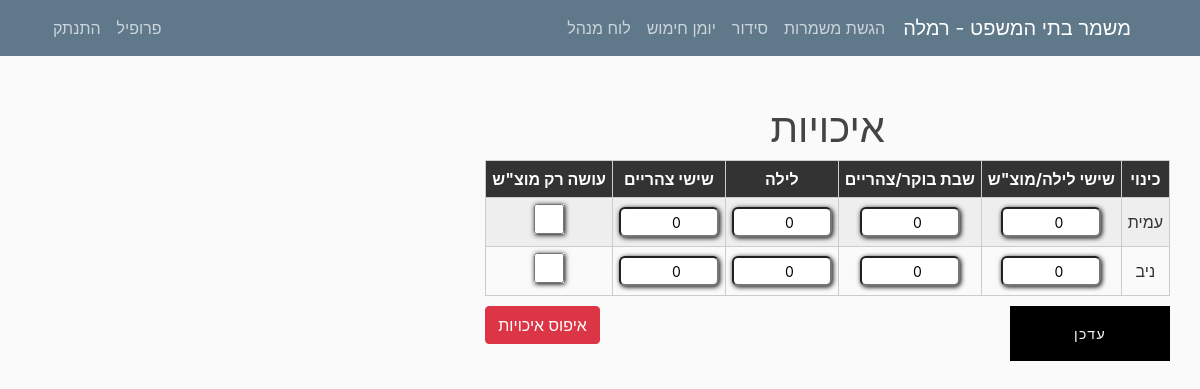
The page /quality/list/ (signed in) on the database as committed earlier.
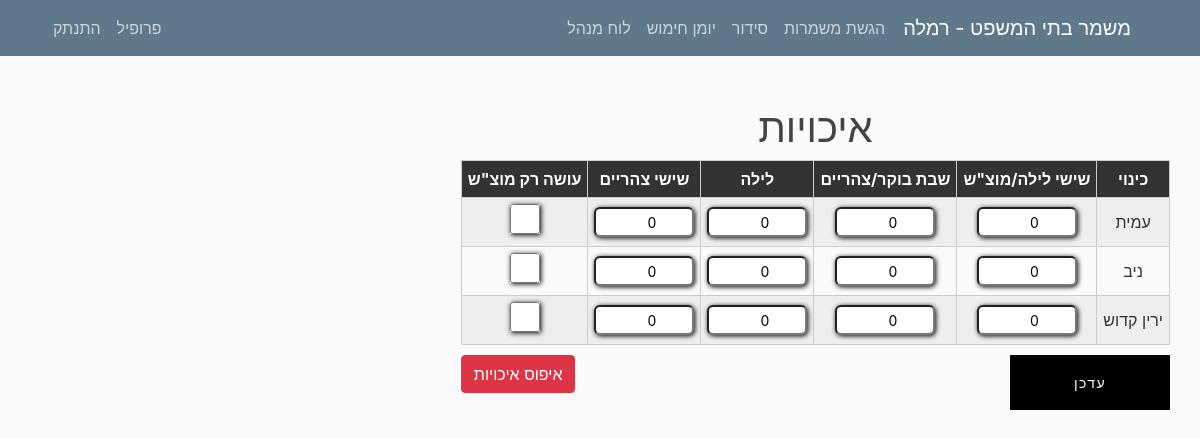
The same page on the database as committed later.
### mishmar/models.py (models this page shows, shortened)
class Settings(models.Model):
    submitting = models.BooleanField(default=True, verbose_name="ניתן להגיש/לשנות הגשות")
    pin_code = models.IntegerField(default=1234, verbose_name="קוד זיהוי")
    officer = models.CharField(max_length=20, verbose_name="קצין מתקן")
    city = models.CharField(max_length=100, verbose_name="עיר")
    max_seq0 = models.IntegerField(default=2, verbose_name="מספר רצפים מקסימלי לילה לצהריים")
    max_seq1 = models.IntegerField(default=2, verbose_name="מספר רצפים מקסימלי צהריים לבוקר")
    version = models.CharField(max_length=10, default="1.0", verbose_name="גרסה")
    friday_morning = models.BooleanField(default=False, verbose_name="שישי בוקר נחשב במינימום הגשות?", blank=True)
    friday_noon = models.BooleanField(default=False, verbose_name="שישי בצהריים נחשב במינימום הגשות?", blank=True)
    num_mags = models.PositiveIntegerField(default=3, verbose_name="מספר מחסניות")
    hand_cuffs = models.PositiveIntegerField(default=8, verbose_name="מספר אזיקים")
    num_mag_cases = models.PositiveIntegerField(default=8, verbose_name="מספר פונדות")
    num_gun_cases = models.PositiveIntegerField(default=8, verbose_name="מספר נרתיקים")

### users/models.py (models this page shows, shortened)
class UserSettings(models.Model):
    user = models.OneToOneField(User, on_delete=models.CASCADE)
    nickname = models.CharField(default="אין", max_length=20, verbose_name="כינוי", blank=True)
    night = models.IntegerField(default=0, verbose_name="לילה")
    sat_night = models.IntegerField(default=0, verbose_name="שישי לילה/מוצ\"ש")
    fri_noon = models.IntegerField(default=0, verbose_name="שישי צהריים")
    sat_morning = models.IntegerField(default=0, verbose_name="שבת בוקר/צהריים")
    image = models.TextField(default="", verbose_name="תמונה", blank=True)
    sat = models.BooleanField(default=False, verbose_name="עושה רק מוצ\"ש")
    language = models.CharField(default="hebrew", max_length=30, verbose_name="שפה")
    class Meta:
        verbose_name = "הגדרות משתמש"
        verbose_name_plural = "הגדרות משתמשים"

### users/views.py (the view, shortened to what this page needs)
# urls.py: path('quality/list/', user_views.QualityUserListView.as_view(), name="quality-list"),
class QualityUserListView(LoginRequiredMixin, UserPassesTestMixin, ListView):
    model = USettings
    queryset = USettings.objects.all().exclude(user__username='admin').exclude(user__username='metagber')
    template_name = 'users/quality_user_list.html'
    context_object_name = 'users'
    ordering = ['id']
    def test_func(self):
        return isStaff(self.request.user)

### mishmar/views.py (called while the page is built)
@register.filter
def get_city(string):
    settings = Settings.objects.all().first()
    return settings.city

@register.filter
def isStaff(user):
    return user.groups.filter(name='staff').exists()

@register.filter
def getmonth(month):
    letter = month.lower()[0]
    if (letter >= 'a' and letter <= 'z'):
        return month
    else:
        months_he = ["ינו", "פבר", "מרץ", "אפר", "מאי", "יונ", "יול", "אוג", "ספט", "אוק", "נוב", "דצמ"]
        months = ["jan", "feb", "mar", "apr", "may", "jun", "jul", "aug", "sep", "oct", "nov", "dec"]
        return months[months_he.index(month)]

@register.filter
def getday(string):
    letter = datetime.datetime.now().strftime("%b").lower()[0]
    if (letter >= 'a' and letter <= 'z'):
        return datetime.datetime.now()
    return datetime.datetime.now()

@register.filter(name="translate_text")
def translate_text(text, user, from_language="hebrew"):
    if user.is_authenticated:
        user_settings = USettings.objects.all().filter(user=user).first()
        if from_language != user_settings.language:
            langs_dict = GoogleTranslator.get_supported_languages(as_dict=True)
            translator = GoogleTranslator(source='auto', target=langs_dict[user_settings.language])
            return translator.translate(text).capitalize()
    return text

@register.filter
def get_base_string(user, num):
    return translate_text(base_strings[int(num)], user, "hebrew")

### users/views.py (called while the page is built)
@register_tag.filter
def isStaff(user):
    return user.groups.filter(name='staff').exists()

### users/templates/users/quality_user_list.html (shortened to what this page needs)
{% extends "mishmar/base.html" %}
{% block content %}
<h1>איכויות</h1>
<table class="responsive-table-input-matrix" style="align-items: center">
    <thead>
    <tr>
        <th>כינוי</th>
        <th>שישי לילה/מוצ"ש</th>
        <th>שבת בוקר/צהריים</th>
        <th>לילה</th>
        <th>שישי צהריים</th>
        <th>עושה רק מוצ"ש</th>
    </tr>
    </thead>
    <tbody>
      <form method="POST">
    {% for user in users %}
    <tr style="align-content: end">
        <td>{{ user.nickname }}</td>
        <td><input type="number" min="0" required name="sat_night{{user.id}}" id="sat_night{{user.id}}" value="{{user.sat_night}}" style="width: 100px; text-align: center;"></td>
        <td><input type="number" min="0" required name="sat_morning{{user.id}}" id="sat_morning{{user.id}}" value="{{user.sat_morning}}" style="width: 100px; text-align: center;"></td>
        <td><input type="number" min="0" required name="night{{user.id}}" id="night{{user.id}}" value="{{user.night}}" style="width: 100px; text-align: center;" ></td>
        <td><input type="number" min="0" required name="fri_noon{{user.id}}" id="fri_noon{{user.id}}" value="{{user.fri_noon}}" style="width: 100px; text-align: center;" ></td>
        <td><input type="checkbox" name="sat{{user.id}}" id="sat{{user.id}}" {% if user.sat %}checked {% endif %}></td>
    </tr>
    {% endfor %}
    </tbody>
</table>
<div style="margin-top: 10px; flex: 1; display: flex; justify-content: space-between;">
      <div style="width: 200px">
        <button class="but effect01" type="submit" name="update"><span>עדכן</span></button>
      </div>
    <div>
      <button type="submit" name="reset" class="btn btn-danger">איפוס איכויות</button>
    </div>
</div>
{% endblock content %}

### mishmar/templates/mishmar/base.html (shortened to what this page needs)
{% load static %}
<!DOCTYPE html>
<html dir = rtl>
<head>
    <link rel="stylesheet" href="https://maxcdn.bootstrapcdn.com/bootstrap/4.0.0/css/bootstrap.min.css">
    <link rel="stylesheet" type="text/css" href="{% static 'mishmar/main.css' %}">
    <link rel="stylesheet" type="text/css" href="{% static 'mishmar/matrix.css' %}">
    <link rel="stylesheet" type="text/css" href="{% static 'mishmar/neon.css' %}">
</head>
<body>
    <header class="site-header">
      <nav class="navbar navbar-expand-md navbar-dark bg-steel fixed-top">
        <div class="container">
          <a class="navbar-brand mr-4" style="margin-left: 0.5em" href="{% url 'Home' %}">משמר בתי המשפט - {{ ""|get_city }}</a>
          <div class="collapse navbar-collapse" id="navbarToggle">
            <div class="navbar-nav ">
              {% if request.user.is_authenticated %}
              {% if request.user.username != 'metagber' %}
              <a class="nav-item nav-link" href="{% url 'Serve' %}">{{ request.user|get_base_string:"1" }}</a>
                <a  class="nav-item nav-link" href="{% url 'Organization' %}">{{ request.user|get_base_string:"2" }}</a>
                {% endif %}
                <a  class="nav-item nav-link" href="{% url 'armingday' year='today'|getday|date:'Y' month='today'|getday|date:'b'|getmonth day='today'|getday|date:'d' %}">יומן חימוש</a>
                {% endif %}
                {% if request.user|isStaff %}
                    <a  class="nav-item nav-link" href="{% url 'staff-panel' %}">לוח מנהל</a>
                {% endif %}
            </div>
            <div class="navbar-nav mr-auto">
                {% if request.user.is_authenticated %}
                {% if request.user.username != 'metagber' %}
                    <a class="nav-item nav-link" href="{% url 'profile' %}">{{ request.user|get_base_string:"6" }}</a>
                    {% endif %}
                    <a class="nav-item nav-link" href="{% url 'logout' %}">{{ request.user|get_base_string:"7" }}</a>
                 {% else %}
                    <a class="nav-item nav-link" href="{% url 'login' %}">{{ request.user|get_base_string:"8" }}</a>
                    <a class="nav-item nav-link" href="{% url 'register' %}">{{ request.user|get_base_string:"9" }}</a>
                {% endif %}
            </div>
          </div>
        </div>
      </nav>
    </header>
    <main role="main" class="container">
      <div class="row" dir="rtl">
        <div>
          {% block content %}{% endblock %}
        </div>
      </div>
    </main>
</body>
</html>

### mishmar/static/mishmar/main.css (style rules this page uses)
body { background: #fafafa; color: #333333; margin-top: 5rem; padding: 1.5em; direction: rtl; text-align: right; }
h1, h2, h3, h4, h5, h6 { color: #444444; direction: rtl; text-align: center; }
.bg-steel { background-color: #5f788a; }
.site-header .navbar-nav .nav-link { color: #cbd5db; }
input[type=number] { width: 170px; height: 30px; overflow: hidden; font-size: 14px; border-radius: 6px; box-shadow: 1px 1px 5px black; border: 1; }
input[type=checkbox] { width: 30px; height: 30px; overflow: hidden; font-size: 14px; border-radius: 6px; box-shadow: 1px 1px 5px black; border: 1; }

### mishmar/static/mishmar/matrix.css (style rules this page uses)
table { width: 100%; border-collapse: collapse; }
tr:nth-of-type(odd) { background: #eee; }
th { background: #333; color: white; font-weight: bold; }
td, th { padding: 6px; border: 1px solid #ccc; text-align: center; white-space: pre-line; }

### mishmar/static/mishmar/neon.css (style rules this page uses)
.but { letter-spacing: 0.1em; cursor: pointer; font-size: 14px; font-weight: 400; line-height: 45px; max-width: 160px; position: relative; text-decoration: none; text-transform: uppercase; width: 100%; }
.effect01 { color: #fafafa; border: 4px solid #000; box-shadow:0px 0px 0px 1px #000 inset; background-color: #000; overflow: hidden; position: relative; transition: all 0.3s ease-in-out; }
.effect01 span { transition: all 0.2s ease-out; z-index: 2; }
.effect01:after { background: #fafafa; border: 0px solid #000; content: ""; height: 155px; left: -75px; opacity: .8; position: absolute; top: -50px; -webkit-transform: rotate(35deg); transform: rotate(35deg); width: 50px; transition: all 1s cubic-bezier(0.075, 0.82, 0.165, 1); z-index: 1; }

Rows that differ between the two databases and show on the page:
added UserSettings: nickname "ירין קדוש", sat_night "0", sat_morning "0", night "0", fri_noon "0"
